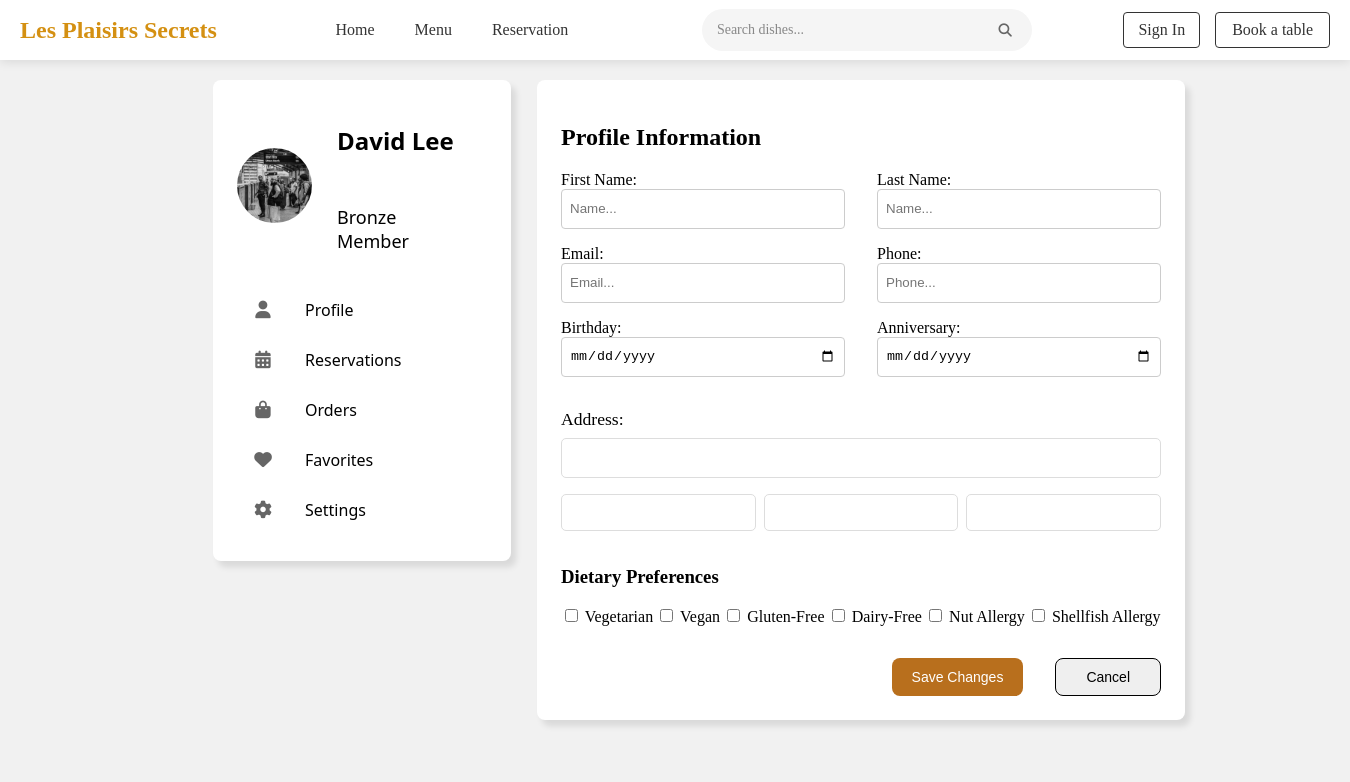
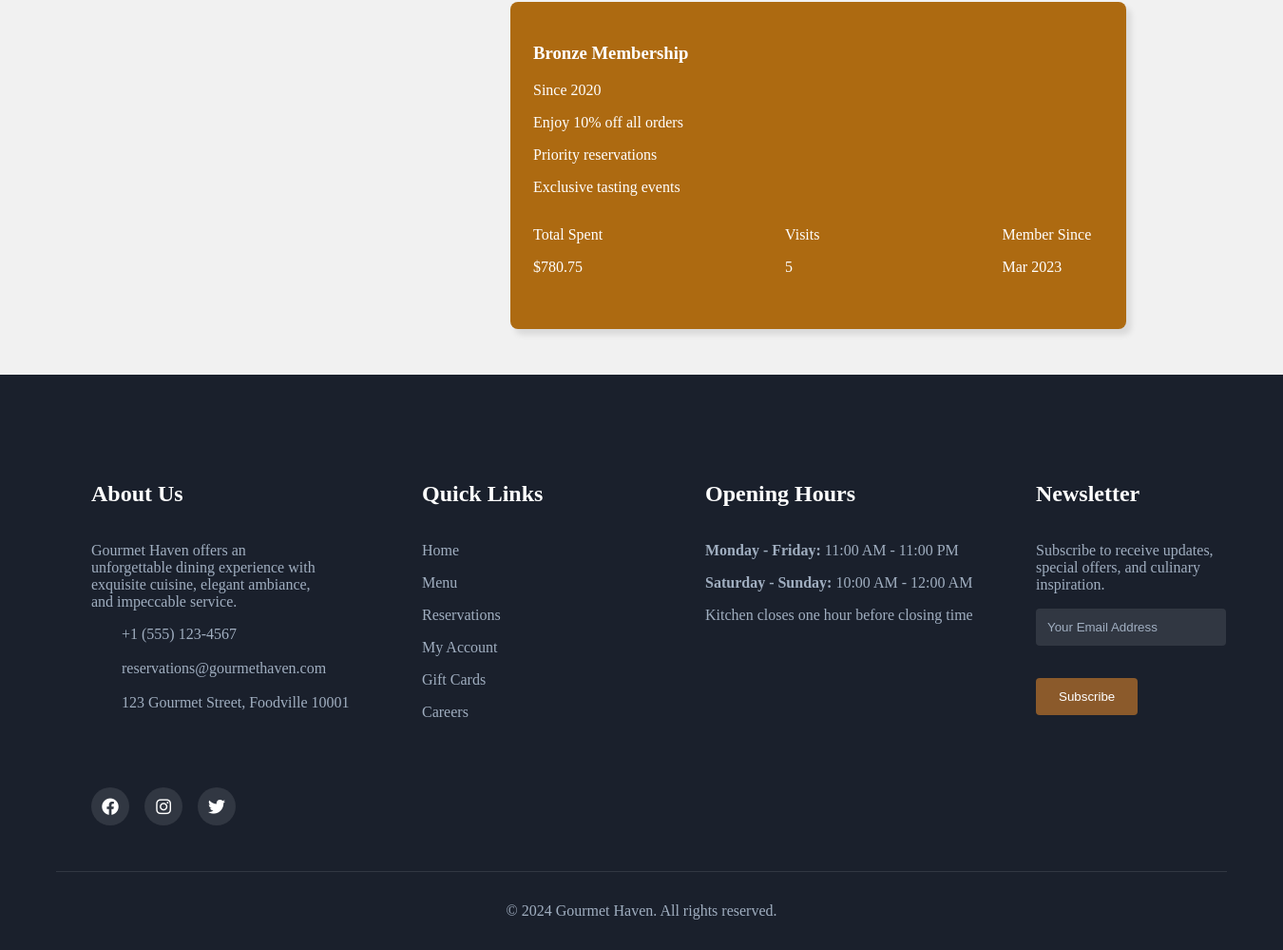
/profile/, run on the app's committed database (2 pictures, top to bottom).
### web_app/models.py (models this page shows, shortened)
class Customers(models.Model):
    phone = models.CharField('Phone', max_length=20, unique=True)
    full_name = models.CharField('Full name', max_length=100)
    email = models.EmailField('Email', unique=True)
    total_orders = models.IntegerField('Total orders', default=0)
    total_spent = models.DecimalField('Total spent', max_digits=12, decimal_places=2)
    created_at = models.DateTimeField('Registration date', auto_now_add=True)
    class Meta:
        verbose_name = 'Customer'
        verbose_name_plural = 'Customers'
        ordering = ['-created_at']

### web_app/views.py (the view)
# urls.py: path('profile/', views.profile, name='profile')
def profile(request):
    customer = Customers.objects.first()
    return render(request, 'profile.html', {'customer': customer})

### web_app/templates/profile.html (shortened to what this page needs)
{% extends 'base.html' %}
{% load static %}
{% block extra_css %}
    <link rel="stylesheet" href="{% static 'profile.css' %}">
{% endblock %}
{% block content %}
<section class="profile-section">
    <div class="profile-list-left">
        <div class="my-profile">
            <div>
              <img src="{% static 'images/profile-img.jpg' %}" alt="profile-img"/>
            </div>
            <div class="second-column">
              <h2 class="name">{{ customer.full_name|default:"John Doe" }}</h2>
              <p class="status">
                {% if customer.total_spent >= 2000 %}
                Gold Member
                {% elif customer.total_spent >= 1000 %}
                Silver Member
                {% else %}
                Bronze Member
                {% endif %}
              </p>
            </div>
        </div>
        <div class="nav">
            <ul class="nav-menu">
                <li class="nav-items">
                    <i class="fas fa-user"></i>
                    <span>Profile</span>
                </li>
                <li class="nav-items">
                    <i class="fas fa-calendar-alt"></i>
                    <span>Reservations</span>
                </li>
                <li class="nav-items">
                    <i class="fas fa-shopping-bag"></i>
                    <span>Orders</span>
                </li>
                <li class="nav-items">
                    <i class="fas fa-heart"></i>
                    <span>Favorites</span>
                </li>
                <li class="nav-items">
                    <i class="fas fa-cog"></i>
                    <span>Settings</span>
                </li>
            </ul>
        </div>
    </div>
    <div class="profile-list-right">
        <h2>Profile Information</h2>
        <form>
            <div class="list-col1">
                <div class="fname">
                    <label for="fname">First Name:</label>
                    <input type="text" placeholder="Name...">
                </div>
                <div class="email">
                    <label for="email">Email:</label>
                    <input type="email" placeholder="Email...">
                </div>
                <div class="date">
                    <label for="date">Birthday:</label>
                    <input type="date">
                </div>
            </div>
            <div class="list-col1">
                <div class="lname">
                    <label for="lname">Last Name:</label>
                    <input type="text" placeholder="Name...">
                </div>
                <div class="phone">
                    <label for="phone">Phone:</label>
                    <input type="tel" placeholder="Phone...">
                </div>
                <div class="anniversary">
                    <label for="anniversary">Anniversary:</label>
                    <input type="date">
                </div>
            </div>
        </form>
        <div class="list-info">
            <div class="info-c1">
                <label for="address">Address:</label>
                <input type="address">
            </div>
            <div class="info-c2">
                <input type="text">
                <input type="text">
                <input type="text">
            </div>
        </div>
        <h3>Dietary Preferences</h3>
        <div class="select-sction">
            <div class="vegetarian">
                <input type="checkbox">
                <label for="vegetarian">Vegetarian</label>
            </div>
            <div class="vegan">
                <input type="checkbox">
                <label for="vegan">Vegan</label>
            </div>
            <div class="gluten">
                <input type="checkbox">
                <label for="gluten">Gluten-Free</label>
            </div>
            <div class="dairy">
                <input type="checkbox">
                <label for="dairy">Dairy-Free</label>
            </div>
            <div class="allergy">
                <input type="checkbox">
                <label for="dairy">Nut Allergy</label>
            </div>
            <div class="shellfish-al">
                <input type="checkbox">
                <label for="shellfish-al">Shellfish Allergy</label>
            </div>
        </div>
        <form class="btnf">
            <button type="submit" class="save">Save Changes</button>
            <button type="submit" class="cancel">Cancel</button>
        </form>
    </div>
    <div class="membership-card">
        <div class="header-card">
            <h3>
                {% if customer.total_spent >= 2000 %}
                Gold Membership
                {% elif customer.total_spent >= 1000 %}
                Silver Membership
                {% else %}
                Bronze Membership
                {% endif %}
            </h3>
            <p class="member-since">Since 2020</p>
            <p>Enjoy 10% off all orders</p>
            <p>Priority reservations</p>
            <p>Exclusive tasting events</p>
        </div>
        <div class="minfo">
            <div class="info-item">
                <p>Total Spent</p>
                <p>${{ customer.total_spent|default:"2,450.00" }}</p>
            </div>
            <div class="info-item">
                <p>Visits</p>
                <p>{{ customer.total_orders|default:"28" }}</p>
            </div>
            <div class="info-item">
                <p>Member Since</p>
                <p>{{ customer.created_at|date:"M Y"|default:"Jun 2020" }}</p>
            </div>
        </div>
    </div>
</section>
{% endblock %}

### web_app/static/style.css (style rules this page uses)
body { background-color: rgb(241, 241, 241); margin: 0; padding: 0; }
.second-column { display: flex; flex-direction: column; align-items: flex-start; justify-content: center; }

### web_app/static/profile.css (style rules this page uses)
.profile-section { display: grid; grid-template-areas: "left right" ". membership"; grid-template-columns: 260px 600px; grid-template-rows: auto auto; margin-bottom: 3rem; width: 100vw; height: 400px auto; gap: 4rem; justify-content: center; align-items: start; padding-top: 5rem; }
.profile-list-left { width: 250px; border-radius: 8px; padding: 1.5rem; display: block; height: auto; background-color: white; box-shadow: 5px 6px 6px rgba(0, 0, 0, 0.1); }
.profile-list-right { width: 600px; border-radius: 8px; padding: 1.5rem; display: block; height: auto; background-color: white; box-shadow: 5px 6px 6px rgba(0, 0, 0, 0.1); }
.my-profile { display: grid; grid-template-columns: 100px 130px; grid-template-rows: auto; align-items: center; }
.profile-list-left img { border-radius: 100%; width: 75px; height: 75px; object-fit: cover; }
.name { font-family: 'Segoe UI'; font-size: 24px; font-weight: bold; color: black; margin-bottom: 30px; }
.status { font-family: 'Segoe UI'; font-size: 18px; color: black; }
.nav-menu { list-style: none; padding: 0; margin: 0; margin-top: 1rem; }
.nav-items { display: flex; align-items: center; gap: 2rem; padding: 0.75rem 1rem; margin: 0.25rem 0; border-radius: 6px; cursor: pointer; color: #000; font-family: 'Segoe UI'; font-size: 1rem; }
.nav-items span { color: #000; }
.nav-items i { width: 20px; text-align: center; font-size: 1.1rem; color: #666; }
form { display: grid; grid-template-columns: 1fr 1fr; grid-template-rows: auto auto; gap: 1rem 2rem; justify-content: center; width: 100%; }
.list-col1, .list-col2 { width: 100%; height: auto; display: flex; flex-direction: column; }
.list-col1 label, .list-col2 label, .list-info label { margin-bottom: 0.25rem; }
.list-col1 input, .list-col1 select, .list-col2 input, .list-col2 select { width: 100%; height: 40px; padding: 0.5rem; border: 1px solid #ccc; border-radius: 4px; box-sizing: border-box; }
.list-col1 > div, .list-col2 > div { padding-bottom: 1rem; }
.list-info { display: grid; grid-template-columns: 1fr; grid-template-rows: auto auto auto; gap: 1rem 2rem; justify-content: center; width: 100%; }
.info-c1 { width: 100%; height: auto; display: flex; flex-direction: column; }
.info-c1 label { font-size: 1.1rem; margin-bottom: 0.5rem; }
.info-c1 input { padding: 10px; border: 1px solid #ddd; border-radius: 5px; font-size: 1rem; }
.info-c2 { width: 100%; height: auto; display: flex; gap: 0.5rem; }
.info-c2 input { padding: 10px; border: 1px solid #ddd; border-radius: 5px; width: 100%; flex: 1; }
.select-sction { display: flex; gap: 0.2rem; }
.save { color: white; border: none; padding: 10px 20px; border-radius: 8px; background-color: rgb(184, 111, 29); margin-top: 2rem; font-size: 14px; cursor: pointer; }
.cancel { padding: 10px 30px; border-radius: 8px; color: #000; margin-top: 2rem; font-size: 14px; border: 1px solid black; cursor: pointer; }
.btnf { display: flex; justify-content: right; }
.membership-card { grid-area: membership; background-color: rgb(173, 106, 17); width: 600px; color: white; border-radius: 8px; padding: 1.5rem; display: block; height: auto; gap: 5rem; box-shadow: 5px 6px 6px rgba(0, 0, 0, 0.1); }
.minfo { display: flex; gap: 12rem; padding-bottom: 1rem; }

### web_app/static/navigation.css (style rules this page uses)
body { margin: 0; padding: 0; }

### web_app/static/footer.css (style rules this page uses)
body { margin: 0; padding: 0; }
.footer-content p, span, .button-text { color: #a0aec0; }

### data on the page
Customers: full_name "David Lee", total_spent "780.75", total_orders "5", created_at "Mar 2023"
